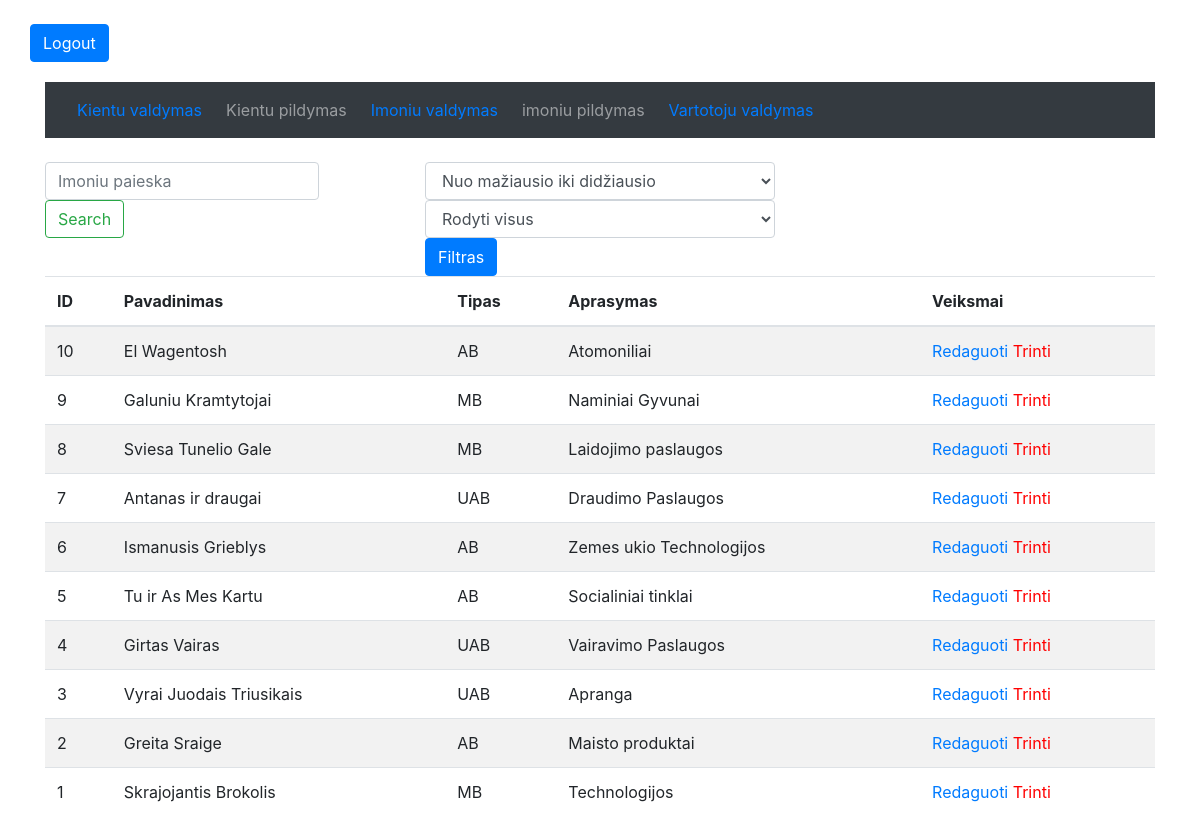
Page /imones.php (signed in) on the earlier database version.
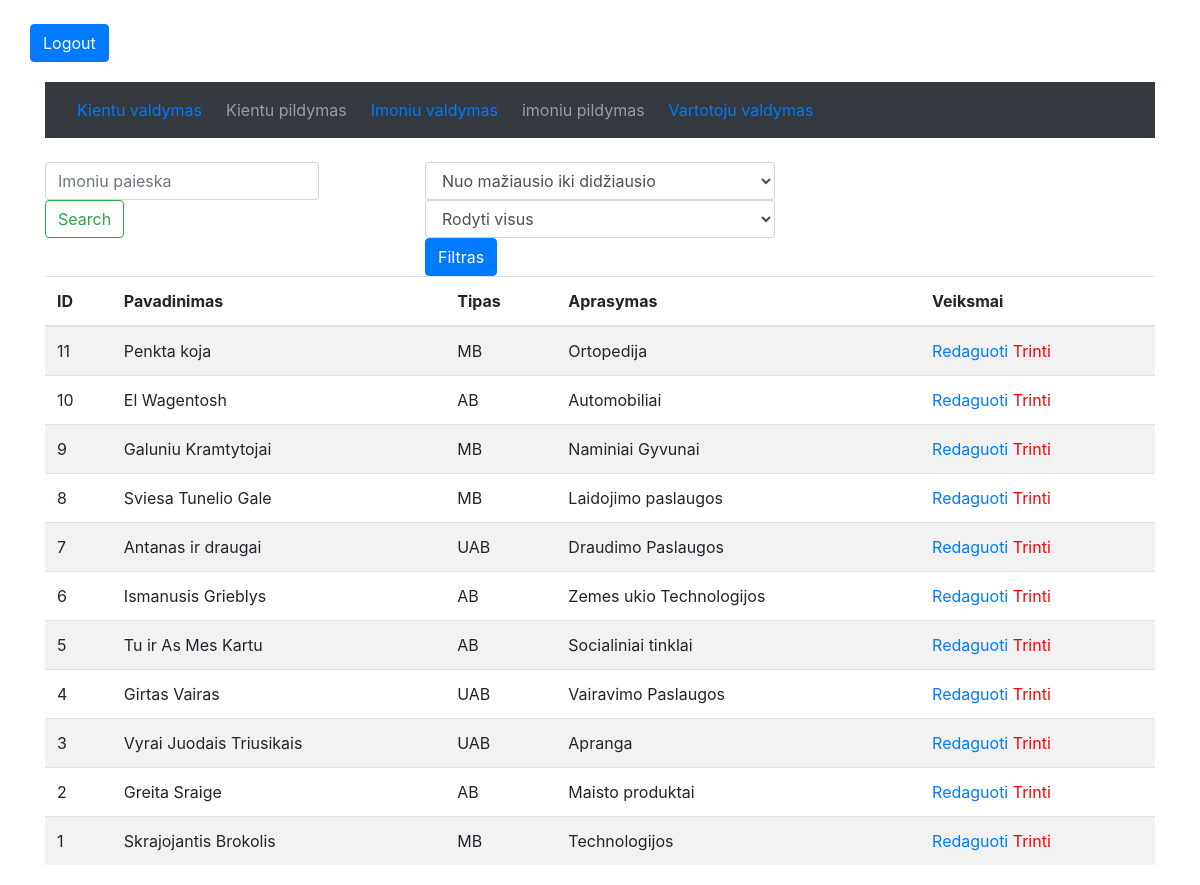
Same page on the later database version.
### tables this page shows
CREATE TABLE IF NOT EXISTS `imones` (
  `ID` int(4) NOT NULL AUTO_INCREMENT,
  `pavadinimas` varchar(120) NOT NULL,
  `tipas_id` int(4) NOT NULL,
  `aprasymas` varchar(120) NOT NULL,
  PRIMARY KEY (`ID`)
);

CREATE TABLE IF NOT EXISTS `imones_tipas` (
  `ID` int(4) NOT NULL AUTO_INCREMENT,
  `pavadinimas` varchar(120) NOT NULL,
  `aprasymas` varchar(120) NOT NULL,
  PRIMARY KEY (`ID`)
);

### imones.php (the view, shortened to what this page needs)
<?php require_once ("prijungimas.php"); ?>
<!DOCTYPE html>
<html lang="en">
<head>
         <?php require_once("priedai.php"); ?>
</head>
<body>
<?php require_once("prsijunges.php"); ?>
    <div class="container">
        <?php require_once("priedai/menu.php"); ?>
        </nav>
        <div class="row">
            <div class="col-lg-4 col-md-3">
                <form class="form-inline" action="imones.php" method="get">
                    <input class="form-control mr-sm-2" type="search" name="search" placeholder="Imoniu paieska" aria-label="Search">
                    <button class="btn btn-outline-success my-2 my-sm-0" type="submit" name="search_push">Search</button>
                </form>
            </div>
            <div class="col-lg-4 col-md-3">
            <form action="imones.php" method="get">
            <select class="form-control" name="rikiavimas_id">
            <?php if(isset($_GET["rikiavimas_id"]) && !empty($_GET["rikiavimas_id"]) && $_GET["rikiavimas_id"] != "ASC") {?>
                    <option value="DESC" selected="true"> Nuo didžiausio iki mažiausio</option>
                    <option value="ASC"> Nuo mažiausio iki didžiausio</option>
                    <?php } else { ?>
                    <option value="ASC" selected="true"> Nuo mažiausio iki didžiausio</option>
                    <?php } ?>
            </select>
            <select class="form-control" name="filtravimas">
                <?php if(isset($_GET["filtravimas"]) && !empty($_GET["filtravimas"]) && $_GET["filtravimas"] != "default") {?>
                    <option value="default">Rodyti visus</option>
                <?php } else { ?>
                    <option value="default" selected="true">Rodyti visus</option>
                <?php } ?>
                    </select>
                    <button class="btn btn-primary" type="submit" name="filtruoti">Filtras</button>
            </form>
        </div>
    </div>
        <table class="table table-striped">
            <thead>
                <tr>
                    <th scope="col">ID</th>
                    <th scope="col">Pavadinimas</th>
                    <th scope="col">Tipas</th>
                    <th scope="col">Aprasymas</th>
                    <th scope="col"><?php if($varT[3] != 3 ) { echo "Veiksmai"; } ?></th>
                </tr>
            </thead>
        <tbody>
<?php
    if(isset($_GET["filtravimas"]) && !empty($_GET["filtravimas"]) && $_GET["filtravimas"] != "default") {
        $filtravimas = "imones.tipas_id = ".$_GET["filtravimas"];
    } else {
        $filtravimas = 1;
    }
    if(isset($_GET["rikiavimas_id"]) && !empty($_GET["rikiavimas_id"])) {
        $rikiavimas = $_GET["rikiavimas_id"];
    } else {
        $rikiavimas = "DESC";
    }
$sql = "SELECT imones.ID, imones.pavadinimas AS pavadinimas1, imones_tipas.pavadinimas AS pavadinimas2, imones.aprasymas
FROM `imones`
LEFT JOIN  `imones_tipas` ON imones.tipas_id = imones_tipas.ID
WHERE $filtravimas
ORDER BY imones.ID $rikiavimas";
$rezultatas = $prisijungimas->query($sql);
while($imones = mysqli_fetch_array($rezultatas)) {
    echo "<tr>";
        echo "<td>". $imones["ID"]."</td>";
        echo "<td>". $imones["pavadinimas1"]."</td>";
        echo "<td>". $imones["pavadinimas2"]."</td>";
        echo "<td>". $imones["aprasymas"]."</td>";
        echo "<td>";
        if($varT[3] != 3 ) {
        echo "<a href='imonesEdit.php?ID=".$imones["ID"]."'>Redaguoti</a>";
        echo "<a class= 'red' href='imones.php?trinti=".$imones["ID"]."'>Trinti</a>";
        }
       echo "</td>";
    echo "</tr>";
}
?>
        </tbody>
    </table>
</div>
</body>
</html>

Differences in the rows shown:
added imones: ID "11", pavadinimas "Penkta koja", imones_tipas.pavadinimas "MB", aprasymas "Ortopedija"
changed imones "El Wagentosh": aprasymas "Atomoniliai" → "Automobiliai"
